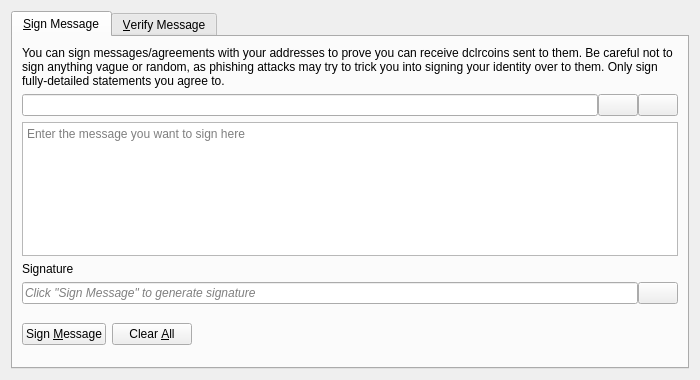
<?xml version="1.0" encoding="UTF-8"?>
<ui version="4.0">
 <class>SignVerifyMessageDialog</class>
 <widget class="QDialog" name="SignVerifyMessageDialog">
  <property name="geometry">
   <rect>
    <x>0</x>
    <y>0</y>
    <width>700</width>
    <height>380</height>
   </rect>
  </property>
  <property name="windowTitle">
   <string>Signatures - Sign / Verify a Message</string>
  </property>
  <property name="modal">
   <bool>true</bool>
  </property>
  <layout class="QVBoxLayout" name="verticalLayout">
   <item>
    <widget class="QTabWidget" name="tabWidget">
     <property name="currentIndex">
      <number>0</number>
     </property>
     <widget class="QWidget" name="tabSignMessage">
      <attribute name="title">
       <string>&amp;Sign Message</string>
      </attribute>
      <layout class="QVBoxLayout" name="verticalLayout_SM">
       <item>
        <widget class="QLabel" name="infoLabel_SM">
         <property name="text">
          <string>You can sign messages/agreements with your addresses to prove you can receive dclrcoins sent to them. Be careful not to sign anything vague or random, as phishing attacks may try to trick you into signing your identity over to them. Only sign fully-detailed statements you agree to.</string>
         </property>
         <property name="textFormat">
          <enum>Qt::PlainText</enum>
         </property>
         <property name="wordWrap">
          <bool>true</bool>
         </property>
        </widget>
       </item>
       <item>
        <layout class="QHBoxLayout" name="horizontalLayout_1_SM">
         <property name="spacing">
          <number>0</number>
         </property>
         <item>
          <widget class="QValidatedLineEdit" name="addressIn_SM">
           <property name="toolTip">
            <string>The DCLRcoin address to sign the message with</string>
           </property>
          </widget>
         </item>
         <item>
          <widget class="QPushButton" name="addressBookButton_SM">
           <property name="toolTip">
            <string>Choose previously used address</string>
           </property>
           <property name="text">
            <string/>
           </property>
           <property name="icon">
            <iconset resource="../dclrcoin.qrc">
             <normaloff>:/icons/address-book</normaloff>:/icons/address-book</iconset>
           </property>
           <property name="shortcut">
            <string>Alt+A</string>
           </property>
           <property name="autoDefault">
            <bool>false</bool>
           </property>
          </widget>
         </item>
         <item>
          <widget class="QPushButton" name="pasteButton_SM">
           <property name="toolTip">
            <string>Paste address from clipboard</string>
           </property>
           <property name="text">
            <string/>
           </property>
           <property name="icon">
            <iconset resource="../dclrcoin.qrc">
             <normaloff>:/icons/editpaste</normaloff>:/icons/editpaste</iconset>
           </property>
           <property name="shortcut">
            <string>Alt+P</string>
           </property>
           <property name="autoDefault">
            <bool>false</bool>
           </property>
          </widget>
         </item>
        </layout>
       </item>
       <item>
        <widget class="QPlainTextEdit" name="messageIn_SM">
         <property name="toolTip">
          <string>Enter the message you want to sign here</string>
         </property>
         <property name="placeholderText">
          <string>Enter the message you want to sign here</string>
         </property>
        </widget>
       </item>
       <item>
        <widget class="QLabel" name="signatureLabel_SM">
         <property name="text">
          <string>Signature</string>
         </property>
         <property name="textFormat">
          <enum>Qt::PlainText</enum>
         </property>
        </widget>
       </item>
       <item>
        <layout class="QHBoxLayout" name="horizontalLayout_2_SM">
         <property name="spacing">
          <number>0</number>
         </property>
         <item>
          <widget class="QLineEdit" name="signatureOut_SM">
           <property name="placeholderText">
            <string>Click "Sign Message" to generate signature</string>
           </property>
           <property name="font">
            <font>
             <italic>true</italic>
            </font>
           </property>
           <property name="readOnly">
            <bool>true</bool>
           </property>
          </widget>
         </item>
         <item>
          <widget class="QPushButton" name="copySignatureButton_SM">
           <property name="toolTip">
            <string>Copy the current signature to the system clipboard</string>
           </property>
           <property name="text">
            <string/>
           </property>
           <property name="icon">
            <iconset resource="../dclrcoin.qrc">
             <normaloff>:/icons/editcopy</normaloff>:/icons/editcopy</iconset>
           </property>
           <property name="autoDefault">
            <bool>false</bool>
           </property>
          </widget>
         </item>
        </layout>
       </item>
       <item>
        <layout class="QHBoxLayout" name="horizontalLayout_3_SM">
         <item>
          <widget class="QPushButton" name="signMessageButton_SM">
           <property name="toolTip">
            <string>Sign the message to prove you own this DCLRcoin address</string>
           </property>
           <property name="text">
            <string>Sign &amp;Message</string>
           </property>
           <property name="icon">
            <iconset resource="../dclrcoin.qrc">
             <normaloff>:/icons/edit</normaloff>:/icons/edit</iconset>
           </property>
           <property name="autoDefault">
            <bool>false</bool>
           </property>
          </widget>
         </item>
         <item>
          <widget class="QPushButton" name="clearButton_SM">
           <property name="toolTip">
            <string>Reset all sign message fields</string>
           </property>
           <property name="text">
            <string>Clear &amp;All</string>
           </property>
           <property name="icon">
            <iconset resource="../dclrcoin.qrc">
             <normaloff>:/icons/remove</normaloff>:/icons/remove</iconset>
           </property>
           <property name="autoDefault">
            <bool>false</bool>
           </property>
          </widget>
         </item>
         <item>
          <spacer name="horizontalSpacer_1_SM">
           <property name="orientation">
            <enum>Qt::Horizontal</enum>
           </property>
           <property name="sizeHint" stdset="0">
            <size>
             <width>40</width>
             <height>48</height>
            </size>
           </property>
          </spacer>
         </item>
         <item>
          <widget class="QLabel" name="statusLabel_SM">
           <property name="font">
            <font>
             <weight>75</weight>
             <bold>true</bold>
            </font>
           </property>
           <property name="text">
            <string/>
           </property>
           <property name="wordWrap">
            <bool>true</bool>
           </property>
          </widget>
         </item>
         <item>
          <spacer name="horizontalSpacer_2_SM">
           <property name="orientation">
            <enum>Qt::Horizontal</enum>
           </property>
           <property name="sizeHint" stdset="0">
            <size>
             <width>40</width>
             <height>48</height>
            </size>
           </property>
          </spacer>
         </item>
        </layout>
       </item>
      </layout>
     </widget>
     <widget class="QWidget" name="tabVerifyMessage">
      <attribute name="title">
       <string>&amp;Verify Message</string>
      </attribute>
      <layout class="QVBoxLayout" name="verticalLayout_VM">
       <item>
        <widget class="QLabel" name="infoLabel_VM">
         <property name="text">
          <string>Enter the receiver's address, message (ensure you copy line breaks, spaces, tabs, etc. exactly) and signature below to verify the message. Be careful not to read more into the signature than what is in the signed message itself, to avoid being tricked by a man-in-the-middle attack. Note that this only proves the signing party receives with the address, it cannot prove sendership of any transaction!</string>
         </property>
         <property name="textFormat">
          <enum>Qt::PlainText</enum>
         </property>
         <property name="alignment">
          <set>Qt::AlignLeading|Qt::AlignLeft|Qt::AlignTop</set>
         </property>
         <property name="wordWrap">
          <bool>true</bool>
         </property>
        </widget>
       </item>
       <item>
        <layout class="QHBoxLayout" name="horizontalLayout_1_VM">
         <property name="spacing">
          <number>0</number>
         </property>
         <item>
          <widget class="QValidatedLineEdit" name="addressIn_VM">
           <property name="toolTip">
            <string>The DCLRcoin address the message was signed with</string>
           </property>
          </widget>
         </item>
         <item>
          <widget class="QPushButton" name="addressBookButton_VM">
           <property name="toolTip">
            <string>Choose previously used address</string>
           </property>
           <property name="text">
            <string/>
           </property>
           <property name="icon">
            <iconset resource="../dclrcoin.qrc">
             <normaloff>:/icons/address-book</normaloff>:/icons/address-book</iconset>
           </property>
           <property name="shortcut">
            <string>Alt+A</string>
           </property>
           <property name="autoDefault">
            <bool>false</bool>
           </property>
          </widget>
         </item>
        </layout>
       </item>
       <item>
        <widget class="QPlainTextEdit" name="messageIn_VM">
          <property name="toolTip">
            <string>The signed message to verify</string>
          </property>
          <property name="placeholderText">
            <string>The signed message to verify</string>
          </property>
        </widget>
       </item>
       <item>
        <widget class="QValidatedLineEdit" name="signatureIn_VM">
          <property name="toolTip">
            <string>The signature given when the message was signed</string>
          </property>
          <property name="placeholderText">
            <string>The signature given when the message was signed</string>
          </property>
        </widget>
       </item>
       <item>
        <layout class="QHBoxLayout" name="horizontalLayout_2_VM">
         <item>
          <widget class="QPushButton" name="verifyMessageButton_VM">
           <property name="toolTip">
            <string>Verify the message to ensure it was signed with the specified DCLRcoin address</string>
           </property>
           <property name="text">
            <string>Verify &amp;Message</string>
           </property>
           <property name="icon">
            <iconset resource="../dclrcoin.qrc">
             <normaloff>:/icons/transaction_0</normaloff>:/icons/transaction_0</iconset>
           </property>
           <property name="autoDefault">
            <bool>false</bool>
           </property>
          </widget>
         </item>
         <item>
          <widget class="QPushButton" name="clearButton_VM">
           <property name="toolTip">
            <string>Reset all verify message fields</string>
           </property>
           <property name="text">
            <string>Clear &amp;All</string>
           </property>
           <property name="icon">
            <iconset resource="../dclrcoin.qrc">
             <normaloff>:/icons/remove</normaloff>:/icons/remove</iconset>
           </property>
           <property name="autoDefault">
            <bool>false</bool>
           </property>
          </widget>
         </item>
         <item>
          <spacer name="horizontalSpacer_1_VM">
           <property name="orientation">
            <enum>Qt::Horizontal</enum>
           </property>
           <property name="sizeHint" stdset="0">
            <size>
             <width>40</width>
             <height>48</height>
            </size>
           </property>
          </spacer>
         </item>
         <item>
          <widget class="QLabel" name="statusLabel_VM">
           <property name="font">
            <font>
             <weight>75</weight>
             <bold>true</bold>
            </font>
           </property>
           <property name="text">
            <string/>
           </property>
           <property name="wordWrap">
            <bool>true</bool>
           </property>
          </widget>
         </item>
         <item>
          <spacer name="horizontalSpacer_2_VM">
           <property name="orientation">
            <enum>Qt::Horizontal</enum>
           </property>
           <property name="sizeHint" stdset="0">
            <size>
             <width>40</width>
             <height>48</height>
            </size>
           </property>
          </spacer>
         </item>
        </layout>
       </item>
      </layout>
     </widget>
    </widget>
   </item>
  </layout>
 </widget>
 <customwidgets>
  <customwidget>
   <class>QValidatedLineEdit</class>
   <extends>QLineEdit</extends>
   <header>qt/qvalidatedlineedit.h</header>
  </customwidget>
 </customwidgets>
 <resources>
  <include location="../dclrcoin.qrc"/>
 </resources>
 <connections/>
</ui>
